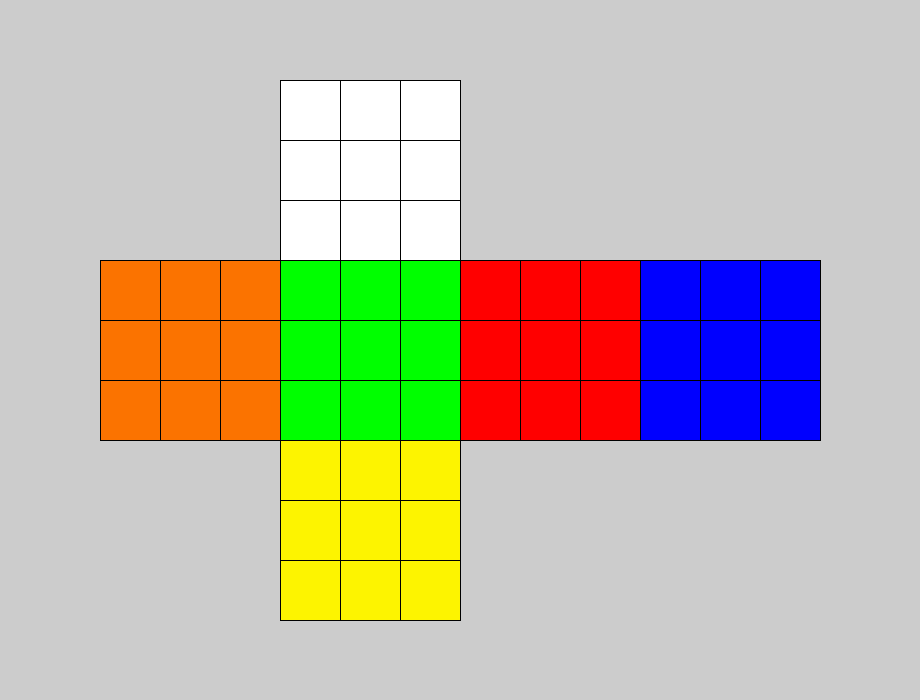
Frame 1 (no input)
Frame 60 (the mouse pressed at the canvas centre just before this capture): identical to frame 1, image omitted
Frame 120 (the mouse held since frame 60 and released just before this capture): identical to frame 1, image omitted

The Processing sketch that drew this single still picture (run headless with seeded random() and noise(); from frame 60 on, the mouse is pressed at the canvas centre):

// Processing sketch: rubik
// ── rubik.pde
int top[][] = {{0,0,0},{0,0,0},{0,0,0}},
    left[][] = {{1,1,1},{1,1,1},{1,1,1}},
    front[][] = {{2,2,2},{2,2,2},{2,2,2}},
    right[][] = {{3,3,3},{3,3,3},{3,3,3}},
    back[][] = {{4,4,4}, {4,4,4},{4,4,4}},
    down[][] = {{5,5,5},{5,5,5},{5,5,5}},
    round[]={0,0,0,0,0,0,0,0,0,0,0,0},
    side[]={0,0,0,0,0,0,0,0};
char mov='a';

int lato=60;
int ii;
int jj;

int inter=500;
int time;

boolean ril=true;

void setup() {
  size(920,700);
}

void keyReleased() {
  ril=true; 
}

void draw() {
  
  if (keyPressed && ril) {
    mov=key;
    ril=false;
  }  
  
  switch(mov) {
    case 'u':  
      for(int i = 0;i<3;i++) {
        round[i] = left[0][i];
      }
      for(int i = 3;i<6;i++) {
        round[i] = front[0][i-3];
      }
      for(int i = 6;i<9;i++) {
        round[i] = right[0][i-6];
      }
      for(int i = 9;i<12;i++) {
        round[i] = back[0][i-9];
      }
      
      for(int i = 0;i<3;i++) {
        back[0][i] = round[i]; 
      }
      for(int i = 3;i<6;i++) {
        left[0][i-3] = round[i];
      }
      for(int i = 6;i<9;i++) {
        front[0][i-6] = round[i]; 
      }
      for(int i = 9;i<12;i++) {
        right[0][i-9] = round[i];
      }
      
      
      side[0] = top[0][0];
      side[1] = top[0][1]; //
      side[2] = top[0][2];
      side[3] = top[1][0]; //
      side[4] = top[1][2]; //
      side[5] = top[2][0];
      side[6] = top[2][1]; //
      side[7] = top[2][2];
      
      top[0][1] = side[3]; //
      top[1][0] = side[6];//
      top[1][2] = side[1];//
      top[2][1] = side[4];//
      
      top[0][0] = side[5];
      top[0][2] = side[0];
      top[2][0] = side[7];
      top[2][2] = side[2];
      
      break;
    
    case 'l':
      
      for(int i = 0;i<3;i++) {
        round[i] = top[i][0];
      }
      for(int i = 3;i<6;i++) {
        round[i] = front[i-3][0];
      }
      for(int i = 6;i<9;i++) {
        round[14-i] = down[i-6][0];
      }
      for(int i = 9;i<12;i++) {
        round[20-i] = back[i-9][2];
      }
      
      for(int i = 0;i<3;i++) {
        front[i][0] = round[i]; 
      }
      for(int i = 3;i<6;i++) {
        down[i-3][0] = round[i];
      }
      for(int i = 6;i<9;i++) {
        back[i-6][2] = round[i]; 
      }
      for(int i = 9;i<12;i++) {
        top[i-9][0] = round[i];
      }
      
      side[0] = left[0][0];
      side[1] = left[0][1]; //
      side[2] = left[0][2];
      side[3] = left[1][0]; //
      side[4] = left[1][2]; //
      side[5] = left[2][0];
      side[6] = left[2][1]; //
      side[7] = left[2][2];
      
      left[0][1] = side[3]; //
      left[1][0] = side[6];//
      left[1][2] = side[1];//
      left[2][1] = side[4];//
      
      left[0][0] = side[5];
      left[0][2] = side[0];
      left[2][0] = side[7];
      left[2][2] = side[2];
      
      break;
    
    case 'f':
    
      for(int i = 0;i<3;i++) {
        round[i] = top[2][i];
      }
      for(int i = 3;i<6;i++) {
        round[8-i] = right[i-3][0];
      }
      for(int i = 6;i<9;i++) {
        round[i] = down[0][i-6];
      }
      for(int i = 9;i<12;i++) {
        round[20-i] = left[i-9][2];
      }
      
      for(int i = 0;i<3;i++) {
        right[i][0] = round[i]; 
      }
      for(int i = 3;i<6;i++) {
        down[0][i-3] = round[i];
      }
      for(int i = 6;i<9;i++) {
        left[i-6][2] = round[i]; 
      }
      for(int i = 9;i<12;i++) {
        top[2][i-9] = round[i];
      }
      
      
      
      side[0] = front[0][0];
      side[1] = front[0][1]; //
      side[2] = front[0][2];
      side[3] = front[1][0]; //
      side[4] = front[1][2]; //
      side[5] = front[2][0];
      side[6] = front[2][1]; //
      side[7] = front[2][2];
      
      front[0][1] = side[3]; //
      front[1][0] = side[6];//
      front[1][2] = side[1];//
      front[2][1] = side[4];//
      
      front[0][0] = side[5];
      front[0][2] = side[0];
      front[2][0] = side[7];
      front[2][2] = side[2];
      
      break;
    
    case 'r':
        
      for(int i = 0;i<3;i++) {
        round[2-i] = top[i][2];
      }
      for(int i = 3;i<6;i++) {
        round[i] = front[i-3][2];
      }
      for(int i = 6;i<9;i++) {
        round[i] = down[i-6][2];
      }
      for(int i = 9;i<12;i++) {
        round[20-i] = back[i-9][0];
      }
      
      for(int i = 0;i<3;i++) {
        back[i][0] = round[i]; 
      }
      for(int i = 3;i<6;i++) {
        top[i-3][2] = round[i];
      }
      for(int i = 6;i<9;i++) {
        front[i-6][2] = round[i]; 
      }
      for(int i = 9;i<12;i++) {
        down[i-9][2] = round[i];
      }
      
      side[0] = right[0][0];
      side[1] = right[0][1]; //
      side[2] = right[0][2];
      side[3] = right[1][0]; //
      side[4] = right[1][2]; //
      side[5] = right[2][0];
      side[6] = right[2][1]; //
      side[7] = right[2][2];
      
      right[0][1] = side[3]; //
      right[1][0] = side[6];//
      right[1][2] = side[1];//
      right[2][1] = side[4];//
      
      right[0][0] = side[5];
      right[0][2] = side[0];
      right[2][0] = side[7];
      right[2][2] = side[2];
      
      break;
    
    case 'b':
      for(int i = 0;i<3;i++) {
        round[2-i] = top[0][i];
      }
      for(int i = 3;i<6;i++) {
        round[i] = left[i-3][0];
      }
      for(int i = 6;i<9;i++) {
        round[14-i] = down[2][i-6];
      }
      for(int i = 9;i<12;i++) {
        round[i] = right[i-9][2];
      }
      
      for(int i = 0;i<3;i++) {
        left[i][0] = round[i]; 
      }
      for(int i = 3;i<6;i++) {
        down[2][i-3] = round[i];
      }
      for(int i = 6;i<9;i++) {
        right[i-6][2] = round[i]; 
      }
      for(int i = 9;i<12;i++) {
        top[0][i-9] = round[i];
      }
      side[0] = back[0][0];
      side[1] = back[0][1]; //
      side[2] = back[0][2];
      side[3] = back[1][0]; //
      side[4] = back[1][2]; //
      side[5] = back[2][0];
      side[6] = back[2][1]; //
      side[7] = back[2][2];
      
      back[0][1] = side[3]; //
      back[1][0] = side[6];//
      back[1][2] = side[1];//
      back[2][1] = side[4];//
      
      back[0][0] = side[5];
      back[0][2] = side[0];
      back[2][0] = side[7];
      back[2][2] = side[2];
        
      break;
      
    case 'd':
      for(int i = 0;i<3;i++) {
        round[i] = left[2][i];
      }
      for(int i = 3;i<6;i++) {
        round[i] = front[2][i-3];
      }
      for(int i = 6;i<9;i++) {
        round[i] = right[2][i-6];
      }
      for(int i = 9;i<12;i++) {
        round[i] = back[2][i-9];
      }
      
      for(int i = 0;i<3;i++) {
        front[2][i] = round[i]; 
      }
      for(int i = 3;i<6;i++) {
        right[2][i-3] = round[i];
      }
      for(int i = 6;i<9;i++) {
        back[2][i-6] = round[i]; 
      }
      for(int i = 9;i<12;i++) {
        left[2][i-9] = round[i];
      }
      side[0] = down[0][0];
      side[1] = down[0][1]; //
      side[2] = down[0][2];
      side[3] = down[1][0]; //
      side[4] = down[1][2]; //
      side[5] = down[2][0];
      side[6] = down[2][1]; //
      side[7] = down[2][2];
      
      down[0][1] = side[3]; //
      down[1][0] = side[6];//
      down[1][2] = side[1];//
      down[2][1] = side[4];//
      
      down[0][0] = side[5];
      down[0][2] = side[0];
      down[2][0] = side[7];
      down[2][2] = side[2];
      
      break;
    case 'U':  
      for(int o = 0;o<3;o++) {
        for(int i = 0;i<3;i++) {
          round[i] = left[0][i];
        }
        for(int i = 3;i<6;i++) {
          round[i] = front[0][i-3];
        }
        for(int i = 6;i<9;i++) {
          round[i] = right[0][i-6];
        }
        for(int i = 9;i<12;i++) {
          round[i] = back[0][i-9];
        }
        
        for(int i = 0;i<3;i++) {
          back[0][i] = round[i]; 
        }
        for(int i = 3;i<6;i++) {
          left[0][i-3] = round[i];
        }
        for(int i = 6;i<9;i++) {
          front[0][i-6] = round[i]; 
        }
        for(int i = 9;i<12;i++) {
          right[0][i-9] = round[i];
        }
        
        
        side[0] = top[0][0];
        side[1] = top[0][1]; //
        side[2] = top[0][2];
        side[3] = top[1][0]; //
        side[4] = top[1][2]; //
        side[5] = top[2][0];
        side[6] = top[2][1]; //
        side[7] = top[2][2];
        
        top[0][1] = side[3]; //
        top[1][0] = side[6];//
        top[1][2] = side[1];//
        top[2][1] = side[4];//
        
        top[0][0] = side[5];
        top[0][2] = side[0];
        top[2][0] = side[7];
        top[2][2] = side[2];
      }
      break;
    case 'L':
      for(int o = 0;o<3;o++) {
        for(int i = 0;i<3;i++) {
          round[i] = top[i][0];
        }
        for(int i = 3;i<6;i++) {
          round[i] = front[i-3][0];
        }
        for(int i = 6;i<9;i++) {
          round[14-i] = down[i-6][0];
        }
        for(int i = 9;i<12;i++) {
          round[20-i] = back[i-9][2];
        }
        
        for(int i = 0;i<3;i++) {
          front[i][0] = round[i]; 
        }
        for(int i = 3;i<6;i++) {
          down[i-3][0] = round[i];
        }
        for(int i = 6;i<9;i++) {
          back[i-6][2] = round[i]; 
        }
        for(int i = 9;i<12;i++) {
          top[i-9][0] = round[i];
        }
        
        side[0] = left[0][0];
        side[1] = left[0][1]; //
        side[2] = left[0][2];
        side[3] = left[1][0]; //
        side[4] = left[1][2]; //
        side[5] = left[2][0];
        side[6] = left[2][1]; //
        side[7] = left[2][2];
        
        left[0][1] = side[3]; //
        left[1][0] = side[6];//
        left[1][2] = side[1];//
        left[2][1] = side[4];//
        
        left[0][0] = side[5];
        left[0][2] = side[0];
        left[2][0] = side[7];
        left[2][2] = side[2];
      }
      break;
    
    case 'F':
      for(int o = 0;o<3;o++) {
        for(int i = 0;i<3;i++) {
          round[i] = top[2][i];
        }
        for(int i = 3;i<6;i++) {
          round[8-i] = right[i-3][0];
        }
        for(int i = 6;i<9;i++) {
          round[i] = down[0][i-6];
        }
        for(int i = 9;i<12;i++) {
          round[20-i] = left[i-9][2];
        }
        
        for(int i = 0;i<3;i++) {
          right[i][0] = round[i]; 
        }
        for(int i = 3;i<6;i++) {
          down[0][i-3] = round[i];
        }
        for(int i = 6;i<9;i++) {
          left[i-6][2] = round[i]; 
        }
        for(int i = 9;i<12;i++) {
          top[2][i-9] = round[i];
        }
        
        
        
        side[0] = front[0][0];
        side[1] = front[0][1]; //
        side[2] = front[0][2];
        side[3] = front[1][0]; //
        side[4] = front[1][2]; //
        side[5] = front[2][0];
        side[6] = front[2][1]; //
        side[7] = front[2][2];
        
        front[0][1] = side[3]; //
        front[1][0] = side[6];//
        front[1][2] = side[1];//
        front[2][1] = side[4];//
        
        front[0][0] = side[5];
        front[0][2] = side[0];
        front[2][0] = side[7];
        front[2][2] = side[2];
      }
      break;
    
    case 'R':
      for(int o = 0;o<3;o++) {
        for(int i = 0;i<3;i++) {
          round[2-i] = top[i][2];
        }
        for(int i = 3;i<6;i++) {
          round[i] = front[i-3][2];
        }
        for(int i = 6;i<9;i++) {
          round[i] = down[i-6][2];
        }
        for(int i = 9;i<12;i++) {
          round[20-i] = back[i-9][0];
        }
        
        for(int i = 0;i<3;i++) {
          back[i][0] = round[i]; 
        }
        for(int i = 3;i<6;i++) {
          top[i-3][2] = round[i];
        }
        for(int i = 6;i<9;i++) {
          front[i-6][2] = round[i]; 
        }
        for(int i = 9;i<12;i++) {
          down[i-9][2] = round[i];
        }
        
        side[0] = right[0][0];
        side[1] = right[0][1]; //
        side[2] = right[0][2];
        side[3] = right[1][0]; //
        side[4] = right[1][2]; //
        side[5] = right[2][0];
        side[6] = right[2][1]; //
        side[7] = right[2][2];
        
        right[0][1] = side[3]; //
        right[1][0] = side[6];//
        right[1][2] = side[1];//
        right[2][1] = side[4];//
        
        right[0][0] = side[5];
        right[0][2] = side[0];
        right[2][0] = side[7];
        right[2][2] = side[2];
      }
      break;
    
    case 'B':
      for(int o = 0;o<3;o++) {
        for(int i = 0;i<3;i++) {
          round[2-i] = top[0][i];
        }
        for(int i = 3;i<6;i++) {
          round[i] = left[i-3][0];
        }
        for(int i = 6;i<9;i++) {
          round[14-i] = down[2][i-6];
        }
        for(int i = 9;i<12;i++) {
          round[i] = right[i-9][2];
        }
        
        for(int i = 0;i<3;i++) {
          left[i][0] = round[i]; 
        }
        for(int i = 3;i<6;i++) {
          down[2][i-3] = round[i];
        }
        for(int i = 6;i<9;i++) {
          right[i-6][2] = round[i]; 
        }
        for(int i = 9;i<12;i++) {
          top[0][i-9] = round[i];
        }
        side[0] = back[0][0];
        side[1] = back[0][1]; //
        side[2] = back[0][2];
        side[3] = back[1][0]; //
        side[4] = back[1][2]; //
        side[5] = back[2][0];
        side[6] = back[2][1]; //
        side[7] = back[2][2];
        
        back[0][1] = side[3]; //
        back[1][0] = side[6];//
        back[1][2] = side[1];//
        back[2][1] = side[4];//
        
        back[0][0] = side[5];
        back[0][2] = side[0];
        back[2][0] = side[7];
        back[2][2] = side[2];
      }  
      break;
      
    case 'D':
      for(int o = 0;o<3;o++) {
        for(int i = 0;i<3;i++) {
          round[i] = left[2][i];
        }
        for(int i = 3;i<6;i++) {
          round[i] = front[2][i-3];
        }
        for(int i = 6;i<9;i++) {
          round[i] = right[2][i-6];
        }
        for(int i = 9;i<12;i++) {
          round[i] = back[2][i-9];
        }
        
        for(int i = 0;i<3;i++) {
          front[2][i] = round[i]; 
        }
        for(int i = 3;i<6;i++) {
          right[2][i-3] = round[i];
        }
        for(int i = 6;i<9;i++) {
          back[2][i-6] = round[i]; 
        }
        for(int i = 9;i<12;i++) {
          left[2][i-9] = round[i];
        }
        side[0] = down[0][0];
        side[1] = down[0][1]; //
        side[2] = down[0][2];
        side[3] = down[1][0]; //
        side[4] = down[1][2]; //
        side[5] = down[2][0];
        side[6] = down[2][1]; //
        side[7] = down[2][2];
        
        down[0][1] = side[3];//
        down[1][0] = side[6];//
        down[1][2] = side[1];//
        down[2][1] = side[4];//
        
        down[0][0] = side[5];
        down[0][2] = side[0];
        down[2][0] = side[7];
        down[2][2] = side[2];
      }
      break;
    default:
      break;
  }
  mov='a';
  ii=0;
  for(int i = 280;i<460;i+=lato) {
    jj=0;
    for(int j = 80;j<260;j+=lato) {
      switch(top[jj][ii]) {
        case 0:
          fill(255,255,255);
          break;
        case 1:
          fill(251, 115, 0);
          break;
        case 2:
          fill(0,255,0);
          break;
        case 3:
          fill(255,0,0);
          break;
        case 4:
          fill(0,0,255);
          break;
        case 5:
          fill(253, 244, 0);
          break;
      }
      rect(i,j,lato,lato);
      jj++;
    }
    ii++;
  }
  
  ii=0;
  for(int i = 100;i<280;i+=lato) {
    jj=0;
    for(int j = 260;j<440;j+=lato) {
      switch(left[jj][ii]) {
        case 0:
          fill(255,255,255);
          break;
        case 1:
          fill(251, 115, 0);
          break;
        case 2:
          fill(0,255,0);
          break;
        case 3:
          fill(255,0,0);
          break;
        case 4:
          fill(0,0,255);
          break;
        case 5:
          fill(253, 244, 0);
          break;
      }
      rect(i,j,lato,lato);
      jj++;
    }
    ii++;
  }
  
  ii=0;
  for(int i = 280;i<460;i+=lato) {
    jj=0;
    for(int j = 260;j<440;j+=lato) {
      switch(front[jj][ii]) {
        case 0:
          fill(255,255,255);
          break;
        case 1:
          fill(251, 115, 0);
          break;
        case 2:
          fill(0,255,0);
          break;
        case 3:
          fill(255,0,0);
          break;
        case 4:
          fill(0,0,255);
          break;
        case 5:
          fill(253, 244, 0);
          break;
      }
      rect(i,j,lato,lato);
      jj++;
    }
    ii++;
  }
  
  ii=0;
  for(int i = 460;i<640;i+=lato) {
    jj=0;
    for(int j = 260;j<440;j+=lato) {
      switch(right[jj][ii]) {
        case 0:
          fill(255,255,255);
          break;
        case 1:
          fill(251, 115, 0);
          break;
        case 2:
          fill(0,255,0);
          break;
        case 3:
          fill(255,0,0);
          break;
        case 4:
          fill(0,0,255);
          break;
        case 5:
          fill(253, 244, 0);
          break;
      }
      rect(i,j,lato,lato);
      jj++;
    }
    ii++;
  }
  
  ii=0;
  for(int i = 640;i<820;i+=lato) {
    jj=0;
    for(int j = 260;j<440;j+=lato) {
      switch(back[jj][ii]) {
        case 0:
          fill(255,255,255);
          break;
        case 1:
          fill(251, 115, 0);
          break;
        case 2:
          fill(0,255,0);
          break;
        case 3:
          fill(255,0,0);
          break;
        case 4:
          fill(0,0,255);
          break;
        case 5:
          fill(253, 244, 0);
          break;
      }
      rect(i,j,lato,lato);
      jj++;
    }
    ii++;
  }
  
  ii=0;
  for(int i = 280;i<460;i+=lato) {
    jj=0;
    for(int j = 440;j<620;j+=lato) {
      switch(down[jj][ii]) {
        case 0:
          fill(255,255,255);
          break;
        case 1:
          fill(251, 115, 0);
          break;
        case 2:
          fill(0,255,0);
          break;
        case 3:
          fill(255,0,0);
          break;
        case 4:
          fill(0,0,255);
          break;
        case 5:
          fill(253, 244, 0);
          break;
      }
      rect(i,j,lato,lato);
      jj++;
    }
    ii++;
  }
}
